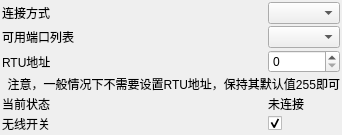
<?xml version="1.0" encoding="UTF-8"?>
<ui version="4.0">
 <class>FormLinkSetting</class>
 <widget class="QWidget" name="FormLinkSetting">
  <property name="geometry">
   <rect>
    <x>0</x>
    <y>0</y>
    <width>342</width>
    <height>126</height>
   </rect>
  </property>
  <property name="windowTitle">
   <string>Form</string>
  </property>
  <layout class="QGridLayout" name="gridLayout" columnstretch="1,0">
   <property name="leftMargin">
    <number>2</number>
   </property>
   <property name="topMargin">
    <number>2</number>
   </property>
   <property name="rightMargin">
    <number>2</number>
   </property>
   <property name="bottomMargin">
    <number>2</number>
   </property>
   <property name="spacing">
    <number>2</number>
   </property>
   <item row="1" column="0">
    <widget class="QLabel" name="label_7">
     <property name="text">
      <string>可用端口列表</string>
     </property>
    </widget>
   </item>
   <item row="4" column="0">
    <widget class="QLabel" name="label_3">
     <property name="text">
      <string>当前状态</string>
     </property>
    </widget>
   </item>
   <item row="2" column="1">
    <widget class="QSpinBox" name="spinBox_rtu"/>
   </item>
   <item row="2" column="0">
    <widget class="QLabel" name="label_rtu">
     <property name="text">
      <string>RTU地址</string>
     </property>
    </widget>
   </item>
   <item row="1" column="1">
    <widget class="QComboBox" name="comboBox_deviceChoose">
     <property name="sizePolicy">
      <sizepolicy hsizetype="Expanding" vsizetype="Fixed">
       <horstretch>0</horstretch>
       <verstretch>0</verstretch>
      </sizepolicy>
     </property>
    </widget>
   </item>
   <item row="3" column="0" colspan="2">
    <widget class="QLabel" name="label_rtuWarning">
     <property name="text">
      <string>注意，一般情况下不需要设置RTU地址，保持其默认值255即可</string>
     </property>
     <property name="alignment">
      <set>Qt::AlignRight|Qt::AlignTrailing|Qt::AlignVCenter</set>
     </property>
    </widget>
   </item>
   <item row="4" column="1">
    <widget class="QLabel" name="label_state">
     <property name="text">
      <string>未连接</string>
     </property>
    </widget>
   </item>
   <item row="0" column="1">
    <widget class="QComboBox" name="comboBox_linkType"/>
   </item>
   <item row="0" column="0">
    <widget class="QLabel" name="label_linkType">
     <property name="text">
      <string>连接方式</string>
     </property>
    </widget>
   </item>
   <item row="5" column="0">
    <widget class="QLabel" name="label_wirelessSwitch">
     <property name="text">
      <string>无线开关</string>
     </property>
    </widget>
   </item>
   <item row="5" column="1">
    <widget class="QCheckBox" name="checkBox_wireless">
     <property name="text">
      <string/>
     </property>
     <property name="checked">
      <bool>true</bool>
     </property>
    </widget>
   </item>
  </layout>
 </widget>
 <resources/>
 <connections/>
</ui>
